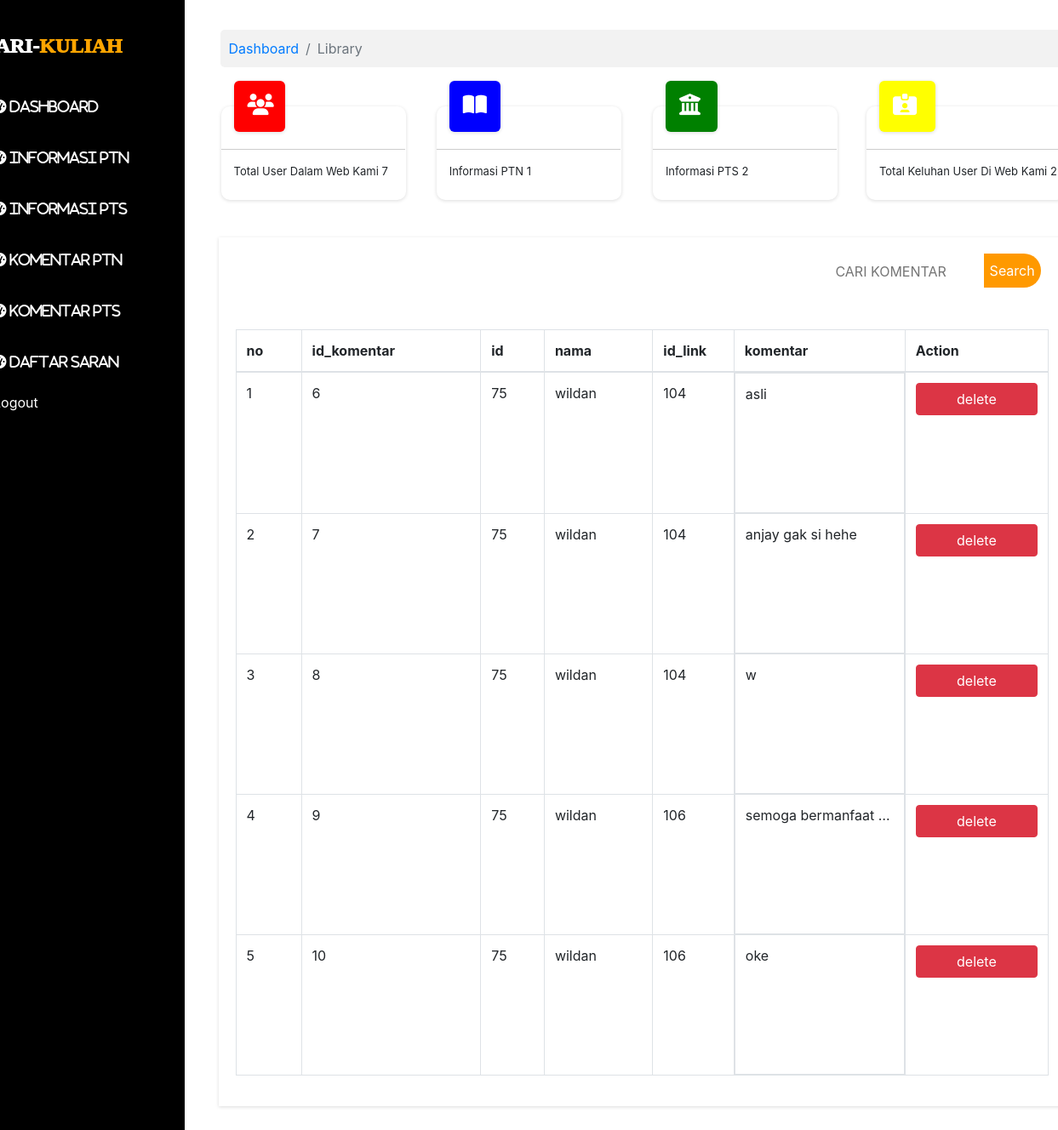
The app's page /admin5.php (signed in) with its own data.
### tables this page shows
CREATE TABLE `tb_kometarptn` (
  `id_komentar` int(11) NOT NULL,
  `id` int(11) NOT NULL,
  `id_link` int(11) NOT NULL,
  `komentar` varchar(200) NOT NULL,
  `nama` varchar(200) NOT NULL,
  `tanggal` varchar(200) NOT NULL,
  `fotoprofil` varchar(200) NOT NULL
);

### koneksi.php (called while the page is built, shortened)
<?php
$koneksi = mysqli_connect("localhost", "root", "123", "db_webakhir");
function query($query)
{
    global $koneksi;
    $result = mysqli_query($koneksi, $query);
    $rows = [];
    while ($row = mysqli_fetch_assoc($result))
    {
     $rows[] = $row;
    }
    return $rows;
}
?>

### admin5.php (the view, shortened to what this page needs)
<?php
include "koneksi.php";
    $no=1;
     $datakomentar=query("SELECT * FROM tb_kometarptn");
     $datauser=mysqli_query($koneksi,"SELECT * FROM tb_user");
      $jumlahdata=mysqli_num_rows($datauser);
      $dataptn=mysqli_query($koneksi,"SELECT * FROM tb_tambahinformasi");
      $jumlahdataptn=mysqli_num_rows($dataptn);
      $datapts=mysqli_query($koneksi,"SELECT * FROM tb_tambahinformasipts");
      $jumlahdatapts=mysqli_num_rows($datapts);
      $datakontak=mysqli_query($koneksi,"SELECT * FROM tb_kontak");
      $jumlahdatakontak=mysqli_num_rows($datakontak);
 ?>
    <!doctype html>
<html lang="en">
  <head>
    <link rel="stylesheet" href="https://maxcdn.bootstrapcdn.com/bootstrap/4.0.0/css/bootstrap.min.css">
    <link rel="stylesheet" type="text/css" href="css/admin1.css">
  </head>
  <body>
    <div class="container">
      <div class="row">
        <div class="col-md-3 kotak1 " >
          <h4 class="judulDashboard">MARI-<span style="color: orange;">KULIAH</span></h4>
        <i class="fas fa-tachometer-alt"><a href="admin1.php"> DASHBOARD</a></i><br>
          <i class="fas fa-tachometer-alt"><a href="admin2.php"> INFORMASI PTN</a></i><br>
          <i class="fas fa-tachometer-alt"><a href="admin3.php"> INFORMASI PTS</a></i><br>
          <i class="fas fa-tachometer-alt"><a href="admin5.php"> KOMENTAR PTN</a></i><br>
          <i class="fas fa-tachometer-alt"><a href="admin6.php"> KOMENTAR PTS</a></i><br>
          <i class="fas fa-tachometer-alt"><a href="admin4.php"> DAFTAR SARAN</a></i><br>
          <br>
           <p class="logout"><i class="fas fa-sign-out-alt" style="color: white"></i><a href="logout.php" > Logout</a></p>
        </div>
        <div class="col kotak2">
          <nav aria-label="breadcrumb" >
            <ol class="breadcrumb dash" style="background-color: #f2f2f2">
              <li class="breadcrumb-item"><a href="#">Dashboard</a></li>
              <li class="breadcrumb-item active" aria-current="page">Library</li>
            </ol>
          </nav>
           <div class=" ko1">
              <div class="ko1dalam">
                <i class="fas fa-users"></i>
              </div>
              <hr class="hrnih">
              <p class="isiKo">Total User Dalam Web Kami <?php echo "$jumlahdata"; ?> </p>
            </div>
            <div class=" ko2">
              <div class="ko1dalam" style="background-color: blue;">
                <i class="fas fa-book-open"></i>
              </div>
              <hr class="hrnih">
              <p class="isiKo">Informasi PTN <?php echo "$jumlahdataptn"; ?></p>
            </div>
            <div class=" ko3">
              <div class="ko1dalam" style="background-color: green;">
                <i class="fas fa-university"></i>
              </div>
              <hr class="hrnih">
              <p class="isiKo">Informasi PTS <?php echo "$jumlahdatapts"; ?></p>
            </div>
            <div class=" ko4">
              <div class="ko1dalam" style="background-color: yellow;">
                <i class="fas fa-id-card-alt"></i>
              </div>
              <hr class="hrnih">
              <p class="isiKo">Total Keluhan User Di Web Kami <?php echo "$jumlahdatakontak"; ?></p>
            </div>
        <div class="kotak3">
          <div class="judultabel"></div>
          <form action="" method="POST" >
                    <input type="text" name="keyword" placeholder="CARI KOMENTAR"  autocomplete="off" >
                    <button type="submit" name="cari">Search</button>
                </form>
          <br><br>
          <table class="table table-bordered" width="200px">
            <thead>
              <tr>
                <th>no</th>
                <th scope="col">id_komentar</th>
                <th scope="col">id</th>
                <th scope="col">nama</th>
                <th scope="col" >id_link</th>
                <th scope="col" class="saran">komentar</th>
                <th scope="col">Action</th>
              </tr>
            </thead>
             <?php  foreach ($datakomentar as $komentar ) : ?>
              <tr>
                <td><?php echo $no++; ?></td>
                <td><?php echo $komentar["id_komentar"]; ?></td>
                <td><?php echo $komentar["id"]; ?> </td>
                 <td ><?php echo $komentar["nama"]; ?></td>
                <td class="email"><?php echo $komentar["id_link"]; ?></td>
                <td class="isi-saran"  style=""><?php echo $komentar["komentar"]; ?></td>
                <td><a href="deletekomentar.php?id_komentar=<?php echo $komentar["id_komentar"] ?>" class="btn btn-danger" onclick= "return confirm('anda yakin min?')">delete</a></td>
              </tr>
            <?php endforeach; ?>
            </table>
        </div>
        </div>
      </div>
    </div>
  </body>
</html>

### css/admin1.css (style rules this page uses)
body { width: 100%; min-height: 120px; }
.kotak1 { background-color: black; margin-left: -120px; min-height: 200px; position: relative; padding: 40px; }
.fa-tachometer-alt { padding-top: 40px; font-family: "Aquirebiasa"; color: white; padding-left: 20px; }
.fa-tachometer-alt a { text-decoration: none; color: white; transition: .5S; }
.kotak2 { padding: 35px; }
.dash { margin-top:0px; margin-left: 7px; padding: 10px; border-radius: 5px; width: 110%; background-color: #cccccc; }
.ko1 { margin-left: 8px; background-color:#fff; float: left; margin-top: 30px; width:24%; height: 110px; padding-left: 15px; padding-top: 20px; border-radius: 10px 10px 10px 10px; -moz-border-radius: 10px 10px 10px 10px; -webkit-border-radius: 10px 10px 10px 10px; border: 0px solid #000000; box-shadow: 0 1px 4px 0 rgba(0,0,0,.14); }
.ko2 { margin-left: 36px; width:24%; float: left; margin-top: 30px; background-color:#fff; height: 110px; padding-left: 15px; padding-top: 20px; border-radius: 10px 10px 10px 10px; -moz-border-radius: 10px 10px 10px 10px; -webkit-border-radius: 10px 10px 10px 10px; border: 0px solid #000000; box-shadow: 0 1px 4px 0 rgba(0,0,0,.14); }
.ko3 { background-color:#fff; height: 110px; width:24%; margin-top: 30px; float: left; margin-left: 37px; padding-left: 15px; padding-top: 20px; border-radius: 10px 10px 10px 10px; -moz-border-radius: 10px 10px 10px 10px; -webkit-border-radius: 10px 10px 10px 10px; border: 0px solid #000000; box-shadow: 0 1px 4px 0 rgba(0,0,0,.14); }
.ko4 { background-color:white; width: 24%; height: 110px; position: absolute; left: 82.2%; margin-top: 30px; float: left; padding-left: 15px; padding-top: 20px; border-radius: 10px 10px 10px 10px; -moz-border-radius: 10px 10px 10px 10px; -webkit-border-radius: 10px 10px 10px 10px; border: 0px solid #000000; box-shadow: 0 1px 4px 0 rgba(0,0,0,.14); }
.hrnih { border-color: #cccccc; margin-left: -15px; width: 107%; margin-top: 20px; }
.kotak3 { width: 110%; min-height: 500px; background-color: white; margin-top: 200px; margin-left: 5px; padding: 20px; box-shadow: 0 1px 4px 0 rgba(0,0,0,.14); }
.judultabel { width: 72%; height: 40px; background-color: #fff; float: left; }
input { margin-left: 15px; border:none; outline: none; width: 18.5%; height: 40px; }
button { background: #ff9900; width: 7%; height: 40px; left: -5px; border: none; position: relative; outline: none; border-radius: 0 25px 25px 0; top: -1px; color: #fff; transition: .5s; }
.ko1dalam { box-shadow: 0 1px 4px 0 rgba(0,0,0,.14); width: 30%; height: 60px; background-color: red; border-radius: 6px; margin-top: -50px; }
.ko1dalam .fa-users ,.fa-book-open ,.fa-university ,.fa-id-card-alt { padding: 16px; font-size: 25px; color: white; }
.isiKo { font-size: 13px; }
.judulDashboard { color: white !important; text-shadow: 1px 2px 1px black; font-weight: 1000; font-family: "Aquire"; font-size: 24px; }
.btn-danger { width: 100%; }
.isi-saran { width: 200px; min-height: 165px; white-space: nowrap; overflow: hidden; display: block; text-overflow: ellipsis; }
.saran { width: 30px; }
.email { width: 10%; }
.logout a { text-decoration: none; color: white; transition: .5s; }

### records on screen
tb_kometarptn: id_komentar "6", id "75", nama "wildan", id_link "104", komentar "asli"
tb_kometarptn: id_komentar "7", id "75", nama "wildan", id_link "104", komentar "anjay gak si hehe"
tb_kometarptn: id_komentar "8", id "75", nama "wildan", id_link "104", komentar "w"
tb_kometarptn: id_komentar "9", id "75", nama "wildan", id_link "106", komentar "semoga bermanfaat…"
tb_kometarptn: id_komentar "10", id "75", nama "wildan", id_link "106", komentar "oke"

### other values on screen
$jumlahdata "7"
$jumlahdataptn "1"
$jumlahdatapts "2"
$jumlahdatakontak "2"
